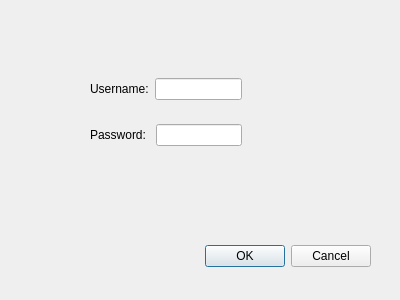
<?xml version="1.0" encoding="UTF-8"?>
<ui version="4.0">
 <class>Login</class>
 <widget class="QDialog" name="Login">
  <property name="geometry">
   <rect>
    <x>0</x>
    <y>0</y>
    <width>400</width>
    <height>300</height>
   </rect>
  </property>
  <property name="windowTitle">
   <string>Dialog</string>
  </property>
  <widget class="QDialogButtonBox" name="buttonBox">
   <property name="geometry">
    <rect>
     <x>30</x>
     <y>240</y>
     <width>341</width>
     <height>32</height>
    </rect>
   </property>
   <property name="orientation">
    <enum>Qt::Horizontal</enum>
   </property>
   <property name="standardButtons">
    <set>QDialogButtonBox::Cancel|QDialogButtonBox::Ok</set>
   </property>
  </widget>
  <widget class="QWidget" name="layoutWidget">
   <property name="geometry">
    <rect>
     <x>90</x>
     <y>60</y>
     <width>152</width>
     <height>106</height>
    </rect>
   </property>
   <layout class="QVBoxLayout" name="verticalLayout">
    <item>
     <layout class="QHBoxLayout" name="UsernameLayout">
      <item>
       <widget class="QLabel" name="Username">
        <property name="text">
         <string>Username:</string>
        </property>
       </widget>
      </item>
      <item>
       <widget class="QLineEdit" name="InputUsername"/>
      </item>
     </layout>
    </item>
    <item>
     <layout class="QHBoxLayout" name="PasswordLayout">
      <item>
       <widget class="QLabel" name="Password">
        <property name="text">
         <string>Password: </string>
        </property>
       </widget>
      </item>
      <item>
       <widget class="QLineEdit" name="InputPassword"/>
      </item>
     </layout>
    </item>
   </layout>
  </widget>
 </widget>
 <resources/>
 <connections>
  <connection>
   <sender>buttonBox</sender>
   <signal>accepted()</signal>
   <receiver>Login</receiver>
   <slot>accept()</slot>
   <hints>
    <hint type="sourcelabel">
     <x>248</x>
     <y>254</y>
    </hint>
    <hint type="destinationlabel">
     <x>157</x>
     <y>274</y>
    </hint>
   </hints>
  </connection>
  <connection>
   <sender>buttonBox</sender>
   <signal>rejected()</signal>
   <receiver>Login</receiver>
   <slot>reject()</slot>
   <hints>
    <hint type="sourcelabel">
     <x>316</x>
     <y>260</y>
    </hint>
    <hint type="destinationlabel">
     <x>286</x>
     <y>274</y>
    </hint>
   </hints>
  </connection>
 </connections>
</ui>
